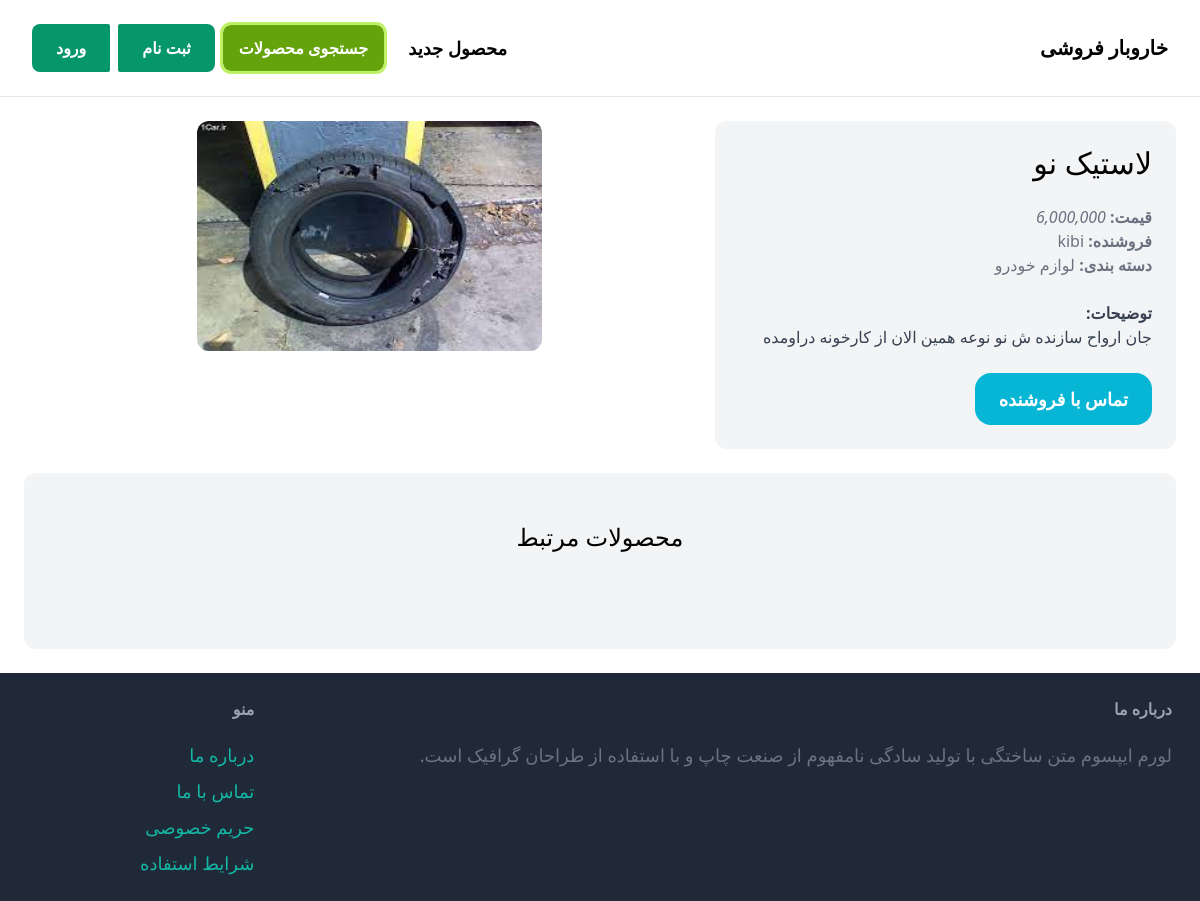
The app's page /items/15/, older data.
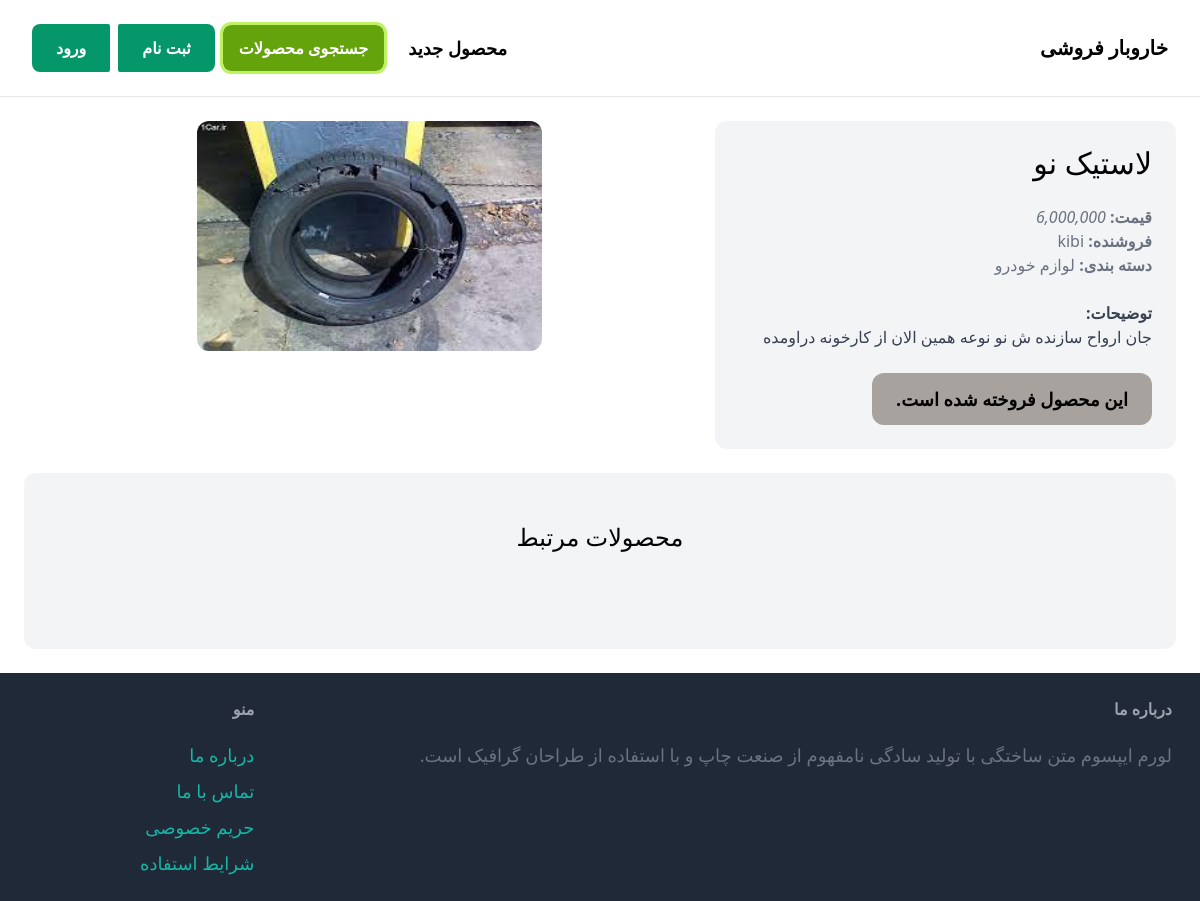
The same page, newer data.
### item/models.py (models this page shows, shortened)
class Item(models.Model):
    category = models.ForeignKey(Category , related_name='items',on_delete=models.CASCADE,verbose_name='دسته بندی')
    name = models.CharField(max_length=255,verbose_name='نام محصول')
    description = models.TextField(blank=True, null=True,verbose_name='توضیحات')
    price = models.FloatField(verbose_name='قیمت')
    image = models.ImageField(upload_to='item_images',blank=True,null=True,verbose_name='عکس محصول')
    is_sold = models.BooleanField(default=False,verbose_name='آیا محصول فروخته شده است؟')
    is_deleted = models.BooleanField(default=False)
    created_by = models.ForeignKey(User, related_name='items', on_delete=models.CASCADE)
    created_at = jmodels.jDateTimeField(auto_now_add=True)
    is_approved = models.BooleanField(default=False,verbose_name='آیا محصول مورد تایید است؟')
    is_rejected = models.BooleanField(default=False,)
    reject_msg = models.TextField(blank=True, null=True, verbose_name='توضیحات عدم تایید محصول')
    modified_at = jmodels.jDateTimeField(auto_now=True)

class Category(models.Model):
    name = models.CharField(max_length=255)
    class Meta:
        ordering = ('name',)
        verbose_name_plural = 'categories'
    def __str__(self):
        return self.name

### item/views.py (the view)
# urls.py: path('<int:pk>/', views.chat_detail , name='detail'),
def detail(request, pk):
    item = get_object_or_404(Item, pk=pk)
    if not (request.user.is_superuser or item.created_by == request.user) and item.is_rejected:
        raise Http404("چنین محصولی وجود ندارد")
    related_items = Item.objects.filter(category=item.category, is_sold=False, is_deleted=False,is_approved=True).exclude(pk=pk)[0:3]
    return render(request, 'item/detail.html', {
        'item': item,
        'related_items': related_items
    })

### core/context_processors.py (called while the page is built)
def js_messages(request):
    js_messages = [str(message) for message in messages.get_messages(request)]
    return {'js_messages': js_messages}

### item/templates/item/detail.html (shortened to what this page needs)
{% extends 'core/base.html' %}
{% block content %}
<div class="grid grid-cols-5 ">
    <div class="col-span-2 p-6 bg-gray-100 rounded-xl">
        <h1 class="mb-6 text-3xl">{{item.name}}</h1>
        <p class="text-gray-500"><strong>قیمت: </strong><i class="currency">{{ item.price }}</i></p>
        <p class="text-gray-500"><strong>فروشنده: </strong>{{ item.created_by.username }}</p>
        <form method="POST" action="{% url 'item:browse' %}" >
            <button type="submit"><p class="text-gray-500"><strong>دسته بندی: </strong>{{ item.category }}</p><br></button>
        </form>
        {%if item.description%}
            <p class="text-gray-700">
                <strong class="text-black-500">توضیحات:</strong><br>
                {{ item.description }}
            </p>
        {% endif %}
        {%if item.is_sold%}
                <h1 class="inline-block mt-6 px-6 py-3 text-lg font-semibold bg-stone-400 text-black rounded-xl">این محصول فروخته شده است.</h1>
        {% endif %}
        {% if request.user == item.created_by or user.is_superuser %}
            <div class="mt-6 p-6 bg-white rounded-xl">
                {% if user.is_superuser and not request.user == item.created_by %}
                        <p class="pb-4"> محصول متعلق به کاربر "{{item.created_by}}" میباشد.</p>
                        {% if not item.is_approved and not item.is_rejected %}
                            <h1 class="inline-blocktext-lg p-12 font-semibold bg-yellow-500 text-white rounded-xl text-center">در انتظار تایید</h1>
                        {% elif item.is_rejected  %}
                            <h1 class="inline-blocktext-lg p-3 font-semibold bg-orange-400 text-white rounded-t-xl text-center">محصول کاربر به دلیل زیر رد شد:</h1>
                            <p class="inline-blocktext-lg p-6 font-semibold bg-yellow-200 text-black rounded-b-xl text-center ">{{item.reject_msg}}</p>
                        {% endif %}
                {% else %}
                        {% if not item.is_approved and not item.is_rejected %}
                            <h1 class="inline-blocktext-lg p-12 font-semibold bg-yellow-500 text-white rounded-xl text-center">در انتظار تایید</h1>
                        {% elif item.is_rejected %}
                            <h1 class="inline-blocktext-lg p-3 font-semibold bg-orange-400 text-white rounded-t-xl text-center">محصول شما به دلیل زیر رد شد:</h1>
                            <p class="inline-blocktext-lg p-6 font-semibold bg-yellow-200 text-black rounded-b-xl text-center ">{{item.reject_msg}}</p>
                        {% else %}
                        <p>این محصول شماست.</p>
                        {% endif %}
                {% endif %}
                <a href="{% url 'item:edit' item.id %}" class="inline-block mt-6 px-6 py-3 text-lg font-semibold {% if item.is_approved %}bg-lime-600{% else %}bg-stone-600{% endif %} text-white rounded-xl" onclick="return confirmEdit()">ویرایش</a>
                <a href="{% url 'item:delete' item.id %}" class="inline-block mt-6 px-6 py-3 text-lg font-semibold {% if item.is_approved %}bg-red-600{% else %}bg-stone-600{% endif %} text-white rounded-xl" onclick="return confirmDelete()">بندازش دور</a>
                {% if  item.is_approved %}
                    {% if item.is_sold %}
                        <a href="{% url 'item:sold' item.id %}" class="inline-block px-6 py-3 text-lg font-semibold bg-teal-500 text-white rounded-xl" onclick="return">برای فروش</a>
                    {% else %}
                        <a href="{% url 'item:sold' item.id %}" class="inline-block px-6 py-3 text-lg font-semibold bg-yellow-500 text-white rounded-xl" onclick="return">فروخته شد</a>
                    {% endif %}
                {% endif %}
            </div>
        {% else %}
            {% if not item.is_sold %}
                <a href="{% url 'conversation:new' item.id %}" class="inline-block mt-6 px-6 py-3 text-lg font-semibold bg-cyan-500 text-white rounded-2xl hover:bg-cyan-700 ">تماس با فروشنده</a>
            {% endif %}
        {% endif %}
    </div>
    <div class="col-span-3 justify-start " style="margin-right: auto;margin-left: 0;margin-right: 25%; width:50%;height:330">
        <img style="width: calc(250% + 300px );height:calc(100%+50px); aspect-ratio: 3/2;"  src="{{item.image.url}}" class="rounded-xl">
    </div>
</div>
<div class="mt-6 px-6 py-12 bg-gray-100 rounded-xl">
    <h2 class="mb-12 text-2xl text-center">محصولات مرتبط</h2>
   </div>
{% endblock %}

### core/templates/core/base.html (shortened to what this page needs)
<!DOCTYPE html>
<html >
    <head>
        <link rel="stylesheet" href="https://cdnjs.cloudflare.com/ajax/libs/noUiSlider/14.6.3/nouislider.min.css">
        <script src="https://cdn.tailwindcss.com"></script>
    </head>
    <body dir="rtl">
        <nav class="px-8 py-6 flex justify-between items-center border-b border-gray-200">
            <div >
                <a href="/" class="text-xl font-semibold" >خاروبار فروشی</a>
            </div>
            <div class="flex items-center">
                <a href="{% url 'item:new_item'%}" class="px-4 text-lg font-semibold hover:text-gray-500">محصول جدید</a>
                <div class="dropdown">
                    <a href="{% url 'item:browse' %}" class=" mx-2 px-4 py-3 font-semibold bg-lime-600 outline outline-lime-300 text-white rounded-lg hover:bg-lime-800">جستجوی محصولات</a>
                </div>
                {% if request.user.is_authenticated %}
                <a href="{% if user.is_superuser %}{% url 'dashboard:admin_dash' %}{% else %}{% url 'dashboard:index' %}{% endif %}" class="px-6 ml-2  py-3 font-semibold bg-emerald-600 text-white rounded-r-lg rounded-l-sm hover:bg-emerald-400">داشبورد</a>
                <a href="{% url 'conversation:inbox' %}" class="px-6 py-3 font-semibold bg-emerald-600 text-white rounded-l-lg rounded-r-sm hover:bg-emerald-400">پیام ها</a>
                {% else %}
                <a href="{% url 'core:signup' %}" class="px-6 ml-2 py-3 font-semibold bg-emerald-600 text-white rounded-r-lg rounded-l-sm hover:bg-emerald-400">ثبت نام</a>
                <a href="{% url 'core:login' %}" class="px-6 py-3 font-semibold bg-emerald-600 text-white rounded-l-lg rounded-r-sm hover:bg-emerald-400">ورود</a>
                {% endif %}
            </div>
        </nav>
        <div class="px-6 py-6">
            {% block content %}
            {% endblock %}
        </div>
        <footer class="px-6 py-6 flex justify-between bg-gray-800 ">
            <div class="w-4/5 pr-1">
                <h3 class="mb-5 font-semibold text-gray-400">درباره ما</h3>
                <p class="text-lg text-gray-500">لورم ایپسوم متن ساختگی با تولید سادگی نامفهوم از صنعت چاپ و با استفاده از طراحان گرافیک است.</p>
            </div>
            <div class="w-1/5">
                <h3 class="mb-5 font-semibold text-gray-400">منو</h3>
                <uL class="space-y-2">
                    <li> <a href="{% url 'core:contact' %}" class="text-lg text-teal-500 hover:text-teal-700">درباره ما</a> </li>
                    <li> <a href="{% url 'core:contact' %}" class="text-lg text-teal-500 hover:text-teal-700">تماس با ما</a> </li>
                    <li> <a href="{% url 'core:contact' %}" class="text-lg text-teal-500 hover:text-teal-700">حریم خصوصی</a> </li>
                    <li> <a href="{% url 'core:contact' %}" class="text-lg text-teal-500 hover:text-teal-700">شرایط استفاده</a> </li>
                </ul>
            </div>
        </footer>
    </body>
</html>

### core/templates/core/base.html (style rules this page uses)
.dropdown { position: relative; }

Row changes from the older to the newer data that the page shows:
changed Item "لاستیک نو": is_sold False → True (drawn)
Text that changed along with them:
text no longer shown: "تماس با فروشنده"
text now shown: "این محصول فروخته شده است."
